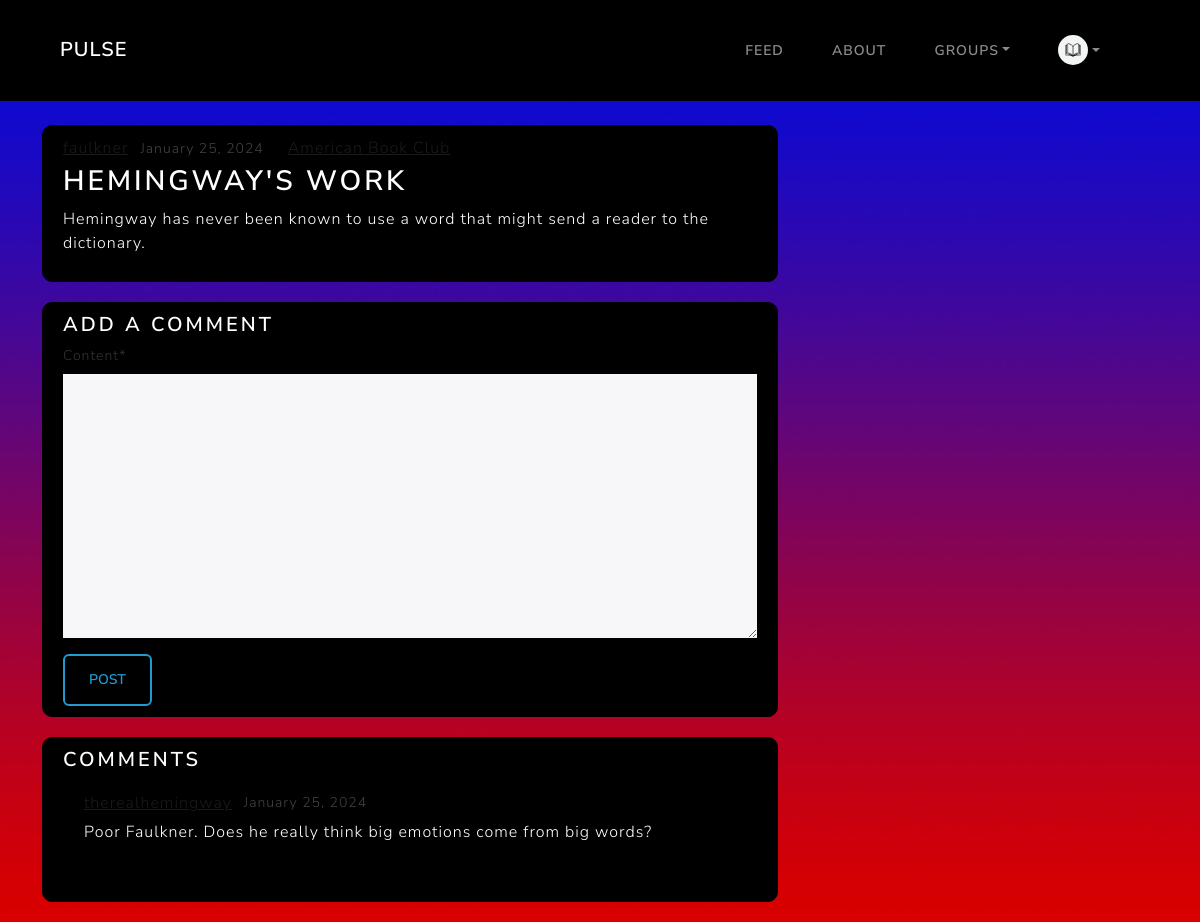
Page /post/16/ (signed in) on the committed database.
### users/models.py (models this page shows, shortened)
class Profile(models.Model):
    user = models.OneToOneField(User, on_delete=models.CASCADE)
    image = models.ImageField(default='profile_pics/default-icon_RTHxOC0.jpg', upload_to='profile_pics')
    bio = models.TextField(default="There isn't much here...", blank=True)
    club = models.ManyToManyField(Club)

### blog/models.py (models this page shows, shortened)
class Post(models.Model):
    title = models.CharField(max_length=100)
    content = models.TextField()
    date_posted = models.DateTimeField(default=timezone.now) #pass in the actual function, not the executed function
    author = models.ForeignKey(User, on_delete=models.CASCADE)
    club = models.ForeignKey(Club, on_delete=models.CASCADE, default=1)
    class Meta:
        ordering = ['-date_posted']

class Club(models.Model):
    name = models.CharField(max_length=100)
    description = models.CharField(max_length=500, null=True)
    banner = models.ImageField(default='profile_pics/default-club_iFCZdbI.jpg', upload_to='profile_pics')
    owner = models.ForeignKey(User, on_delete=models.CASCADE, null=True)

class Comment(models.Model):
    content = models.TextField()
    date_posted = models.DateTimeField(default=timezone.now) #pass in the actual function, not the executed function
    post = models.ForeignKey(Post, on_delete=models.CASCADE)
    author = models.ForeignKey(User, on_delete=models.CASCADE)

### blog/views.py (the view)
# urls.py: path('post/<int:pk>/', views.PostDetailView.as_view(), name='post-detail'),
class PostDetailView(LoginRequiredMixin, DetailView):
    model = Post
    template_name = 'blog/post_detail.html'
    context_object_name = 'post'
    def get_context_data(self, **kwargs):
        context = super().get_context_data(**kwargs)
        context['form'] = CommentForm()
        context['author'] = self.get_object().author
        return context
    def post(self, request, *args, **kwargs):
        if 'post-comment' in request.POST:
            form = CommentForm(request.POST)
            if form.is_valid():
                new_comment = form.save(commit=False)
                new_comment.author = request.user
                new_comment.post = self.get_object()
                new_comment.save()
                return HttpResponseRedirect(self.request.path_info)

### users/forms.py
class CommentForm(forms.ModelForm):
    class Meta:
        model = Comment
        fields = ['content']

### blog/templates/blog/post_detail.html (shortened to what this page needs)
{% extends "blog/base.html" %}
{% load crispy_forms_tags %}
{% block content %}
    <article class="media content-section">
        <div class="media-body">
        <div class="article-metadata">
            <a class="mr-2" href="{% url 'profile-with-pk' pk=post.author.pk %}">{{ author }}</a>
            <small class="text-muted">{{ post.date_posted|date:"F d, Y"}}</small><p></p>
            <a class="mr-2" href="{% url 'club-home' pk=post.club.pk %}">{{ post.club.name }}</a>
        </div>
        <h2 class="article-title">{{ post.title }}</h2>
        <p class="article-content">{{ post.content }}</p>
        </div>
    </article>
    <div class="content-section">
        <h4>Add a comment</h4>
        <form class = "small" method="POST" action="{% url 'post-detail' object.pk %}">
            <fieldset class="form-group">
                {{ form|crispy }}
            </fieldset>
            <div class="form-group">
                <button class="btn btn-outline-info" type="submit" name="post-comment">Post</button>
            </div>
        </form>
    </div>
    <div class="content-section">
        <h4>Comments</h4>
        {% for comment in post.comment_set.all %}
            <article class="media content-section">
                <div class="media-body">
                <div class="article-metadata">
                    <a class="mr-2" href="{% url 'profile-with-pk' pk=comment.author.pk %}">{{ comment.author }}</a>
                    <small class="text-muted">{{ comment.date_posted|date:"F d, Y"}}</small>
                </div>
                <p class="article-content">{{ comment.content }}</p>
                </div>
            </article>
        {% endfor %}
    </div>
{% endblock content %}

### blog/templates/blog/base.html (shortened to what this page needs)
{% load static %}
<!DOCTYPE html>
<html>
<head>
    <link href="https://cdn.jsdelivr.net/npm/bootstrap@5.3.3/dist/css/bootstrap.min.css" rel="stylesheet">
    <link rel="stylesheet" type="text/css" href="https://bootswatch.com/5/lux/bootstrap.min.css">
    <link rel="stylesheet" type="text/css" href="{% static 'blog/main.css' %}">
</head>
<body>
  <header class="site-header">
    <nav class="navbar navbar-expand-md navbar-dark bg-black fixed-top px-5" data-bs-theme="dark">
      <div class="container-fluid d-flex align-items-center">
        <a class="navbar-brand" href="{% url 'blog-home' %}">Pulse</a>
        <div class="d-flex align-items-center ms-auto">
          <ul class="navbar-nav d-flex align-items-center">
            <li class="nav-item">
              <a class="nav-link {% if active_page == 'home' %}active{% endif %}" href="{% url 'blog-home' %}">Feed
              </a>
            </li>
            <li class="nav-item">
              <a class="nav-link {% if active_page == 'about' %}active{% endif %}" href="{% url 'blog-about' %}">About</a>
            </li>
            {% if user.is_authenticated %}
              <li class="nav-item dropdown">
                <a class="nav-link dropdown-toggle {% if active_page == 'groups' %}active{% endif %}" data-bs-toggle="dropdown" href="#" role="button" aria-haspopup="true" aria-expanded="false">Groups</a>
              </li>
              <li class="nav-item dropdown d-flex align-items-center">
                <a class="nav-link dropdown-toggle d-flex align-items-center {% if active_page == 'profile' %}active{% endif %}" data-bs-toggle="dropdown" href="#" role="button" aria-haspopup="true" aria-expanded="false">
                  <img class="rounded-circle nav-img" src="{{ user.profile.image.url }}" alt="Profile Image" style="height:30px; width:30px; object-fit:cover; vertical-align:middle;">
                </a>
              </li>
            {% endif %}
          </ul>
        </div>
      </div>
    </nav>
  </header>
    <main role="main" class="container">
        <div class="row">
          <div class="col-md-8">
            {% block content %}{% endblock %}
          </div>
        </div>
    </main>
</body>
</html>

### staticfiles/blog/main.css (style rules this page uses)
body { background: #fafafa; color: #333333; margin-top: 5rem; padding-top: 45px; }
h1, h2, h3, h4, h5, h6 { color: #ffffff; }
ul { margin: 0; }
.content-section { background: #000000; padding: 10px 20px; border: 1px solid #000000; border-radius: 10px; margin-bottom: 20px; position: relative; overflow: hidden; transition: all 0.3s ease; cursor:pointer; }
.content-section::before { content: ''; position: absolute; top: 0; left: 0; right: 0; bottom: 0; background-color: rgba(81, 81, 81, 0.15); opacity: 0; z-index: 1; }
.content-section > * { position: relative; z-index: 2; }
.article-title { color: #ffffff; text-decoration: none; }
.article-content { white-space: pre-line; color:white; }
.nav-img { height: 30px; width: 30px; }
.article-metadata { text-decoration: none; color: rgb(255, 255, 255); display: flex; align-items: center; gap: 0.75rem; padding-bottom: 1px; margin-bottom: 4px; }

### rows in the picture
Post: date_posted "January 25, 2024", club.name "American Book Club", title "HEMINGWAY'S WORK", content "Hemingway has never been known to use a word that might send a reader to the dictionary."
Comment: author "therealhemingway", date_posted "January 25, 2024", content "Poor Faulkner. Does he really think big emotions come from big words?"

### other values in the picture
{{ author }} "faulkner"
